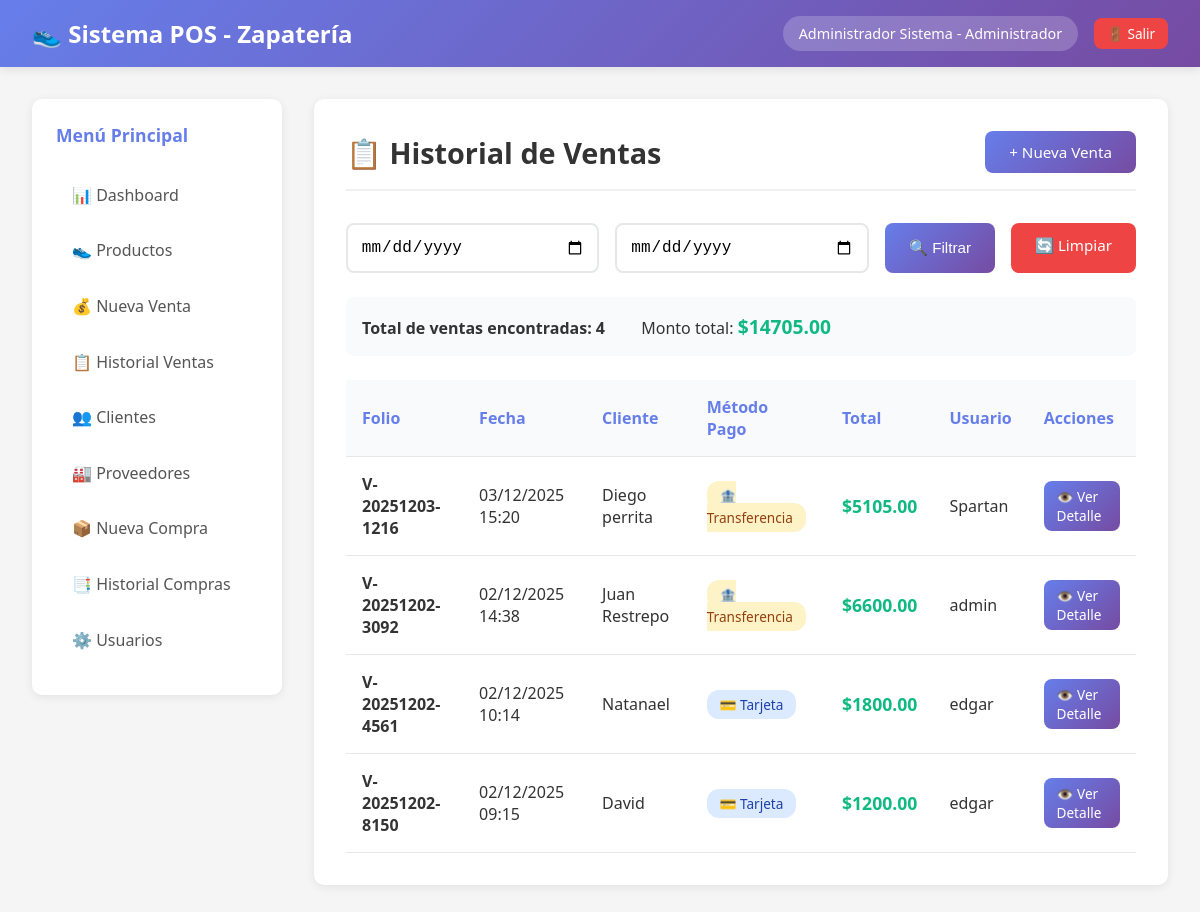
/ventas/ (signed in), run on the app's committed database.
### pos/models.py (models this page shows, shortened)
class Usuario(AbstractUser):
    ROLES = (
        ('administrador', 'Administrador'),
        ('empleado', 'Empleado'),
        ('consulta', 'Consulta'),
    )
    rol = models.CharField(max_length=20, choices=ROLES, default='empleado')
    telefono = models.CharField(max_length=15, blank=True)
    class Meta:
        verbose_name = 'Usuario'
        verbose_name_plural = 'Usuarios'

class Venta(models.Model):
    METODOS_PAGO = (
        ('efectivo', 'Efectivo'),
        ('tarjeta', 'Tarjeta'),
        ('transferencia', 'Transferencia'),
    )
    folio = models.CharField(max_length=50, unique=True)
    cliente = models.ForeignKey(Cliente, on_delete=models.PROTECT, null=True, blank=True)
    usuario = models.ForeignKey(Usuario, on_delete=models.PROTECT)
    fecha = models.DateTimeField(auto_now_add=True)
    subtotal = models.DecimalField(max_digits=10, decimal_places=2, default=0)
    descuento = models.DecimalField(max_digits=10, decimal_places=2, default=0)
    total = models.DecimalField(max_digits=10, decimal_places=2, default=0)
    metodo_pago = models.CharField(max_length=20, choices=METODOS_PAGO, default='efectivo')
    notas = models.TextField(blank=True)
    class Meta:
        ordering = ['-fecha']

class Cliente(models.Model):
    nombre = models.CharField(max_length=200)
    telefono = models.CharField(max_length=15)
    email = models.EmailField(blank=True)
    direccion = models.TextField(blank=True)
    fecha_registro = models.DateTimeField(auto_now_add=True)

### pos/views.py (the view)
# urls.py: path('ventas/', views.historial_ventas, name='historial_ventas'),
@login_required
def historial_ventas(request):
    ventas = Venta.objects.all()
    fecha_inicio = request.GET.get('fecha_inicio')
    fecha_fin = request.GET.get('fecha_fin')
    if fecha_inicio:
        ventas = ventas.filter(fecha__date__gte=fecha_inicio)
    if fecha_fin:
        ventas = ventas.filter(fecha__date__lte=fecha_fin)
    monto_total = ventas.aggregate(total=Sum('total'))['total'] or 0
    return render(request, 'pos/historial_ventas.html', {
        'ventas': ventas,
        'monto_total': monto_total
    })

### pos/templates/pos/historial_ventas.html (shortened to what this page needs)
{% extends 'pos/base.html' %}
{% block content %}
<div class="page-header">
    <h2>📋 Historial de Ventas</h2>
    {% if user.rol != 'consulta' %}
    <a href="{% url 'nueva_venta' %}" class="btn btn-primary">+ Nueva Venta</a>
    {% endif %}
</div>
<form method="GET" class="search-box">
    <input type="date" name="fecha_inicio" class="form-control" value="{{ request.GET.fecha_inicio }}">
    <input type="date" name="fecha_fin" class="form-control" value="{{ request.GET.fecha_fin }}">
    <button type="submit" class="btn btn-primary">🔍 Filtrar</button>
    <a href="{% url 'historial_ventas' %}" class="btn btn-danger">🔄 Limpiar</a>
</form>
{% if ventas %}
<div style="margin-bottom: 1rem; padding: 1rem; background: #f9fafb; border-radius: 8px;">
    <strong>Total de ventas encontradas: {{ ventas.count }}</strong>
    <span style="margin-left: 2rem;">
        Monto total:
        <strong style="color: #10b981; font-size: 1.2rem;">
            ${{ monto_total|floatformat:2 }}
        </strong>
    </span>
</div>
<div class="table-container">
    <table>
        <thead>
            <tr>
                <th>Folio</th>
                <th>Fecha</th>
                <th>Cliente</th>
                <th>Método Pago</th>
                <th>Total</th>
                <th>Usuario</th>
                <th>Acciones</th>
            </tr>
        </thead>
        <tbody>
            {% for venta in ventas %}
            <tr>
                <td><strong>{{ venta.folio }}</strong></td>
                <td>{{ venta.fecha|date:"d/m/Y H:i" }}</td>
                <td>
                    {% if venta.cliente %}
                        {{ venta.cliente.nombre }}
                    {% else %}
                        <span class="badge badge-info">Público General</span>
                    {% endif %}
                </td>
                <td>
                    {% if venta.metodo_pago == 'efectivo' %}
                        <span class="badge badge-success">💵 Efectivo</span>
                    {% elif venta.metodo_pago == 'tarjeta' %}
                        <span class="badge badge-info">💳 Tarjeta</span>
                    {% else %}
                        <span class="badge badge-warning">🏦 Transferencia</span>
                    {% endif %}
                </td>
                <td><strong style="color: #10b981; font-size: 1.1rem;">${{ venta.total }}</strong></td>
                <td>{{ venta.usuario.username }}</td>
                <td>
                    <a href="{% url 'detalle_venta' venta.id %}" class="btn btn-primary btn-sm">👁️ Ver Detalle</a>
                </td>
            </tr>
            {% endfor %}
        </tbody>
    </table>
</div>
{% endif %}
{% endblock %}

### pos/templates/pos/base.html (shortened to what this page needs)
<!DOCTYPE html>
<html lang="es">
<head>
</head>
<body>
    <nav class="navbar">
        <div class="navbar-content">
            <h1>👟 Sistema POS - Zapatería</h1>
            <div class="nav-user">
                <span class="user-badge">{{ user.get_full_name|default:user.username }} - {{ user.get_rol_display }}</span>
                <a href="{% url 'logout' %}" class="btn btn-danger btn-sm">🚪 Salir</a>
            </div>
        </div>
    </nav>
    <div class="container">
        <aside class="sidebar">
            <h3>Menú Principal</h3>
            <a href="{% url 'dashboard' %}" class="menu-item">📊 Dashboard</a>
            <a href="{% url 'productos' %}" class="menu-item">👟 Productos</a>
            {% if user.rol != 'consulta' %}
            <a href="{% url 'nueva_venta' %}" class="menu-item">💰 Nueva Venta</a>
            {% endif %}
            <a href="{% url 'historial_ventas' %}" class="menu-item">📋 Historial Ventas</a>
            <a href="{% url 'clientes' %}" class="menu-item">👥 Clientes</a>
            <a href="{% url 'proveedores' %}" class="menu-item">🏭 Proveedores</a>
            {% if user.rol != 'consulta' %}
            <a href="{% url 'nueva_compra' %}" class="menu-item">📦 Nueva Compra</a>
            {% endif %}
            <a href="{% url 'historial_compras' %}" class="menu-item">📑 Historial Compras</a>
            {% if user.rol == 'administrador' %}
            <a href="{% url 'usuarios' %}" class="menu-item">⚙️ Usuarios</a>
            {% endif %}
        </aside>
        <main class="content">
            {% block content %}{% endblock %}
        </main>
    </div>
</body>
</html>

### pos/templates/pos/base.html (style rules this page uses)
* { margin: 0; padding: 0; box-sizing: border-box; }
body { font-family: 'Segoe UI', Tahoma, Geneva, Verdana, sans-serif; background: #f5f5f5; color: #333; }
.navbar { background: linear-gradient(135deg, #667eea 0%, #764ba2 100%); color: white; padding: 1rem 2rem; box-shadow: 0 2px 10px rgba(0,0,0,0.1); }
.navbar-content { max-width: 1400px; margin: 0 auto; display: flex; justify-content: space-between; align-items: center; }
.navbar h1 { font-size: 1.5rem; font-weight: 600; }
.nav-user { display: flex; align-items: center; gap: 1rem; }
.user-badge { background: rgba(255,255,255,0.2); padding: 0.5rem 1rem; border-radius: 20px; font-size: 0.9rem; }
.container { max-width: 1400px; margin: 0 auto; padding: 2rem; display: grid; grid-template-columns: 250px 1fr; gap: 2rem; }
.sidebar { background: white; border-radius: 10px; padding: 1.5rem; box-shadow: 0 2px 10px rgba(0,0,0,0.08); height: fit-content; position: sticky; top: 2rem; }
.sidebar h3 { margin-bottom: 1.5rem; color: #667eea; font-size: 1.1rem; }
.menu-item { display: block; padding: 0.8rem 1rem; margin-bottom: 0.5rem; color: #555; text-decoration: none; border-radius: 8px; transition: all 0.3s; }
.content { background: white; border-radius: 10px; padding: 2rem; box-shadow: 0 2px 10px rgba(0,0,0,0.08); min-height: 500px; }
.page-header { display: flex; justify-content: space-between; align-items: center; margin-bottom: 2rem; padding-bottom: 1rem; border-bottom: 2px solid #f0f0f0; }
.page-header h2 { color: #333; font-size: 1.8rem; }
.btn { padding: 0.7rem 1.5rem; border: none; border-radius: 8px; cursor: pointer; font-size: 0.95rem; text-decoration: none; display: inline-block; transition: all 0.3s; font-weight: 500; }
.btn-primary { background: linear-gradient(135deg, #667eea 0%, #764ba2 100%); color: white; }
.btn-danger { background: #ef4444; color: white; }
.btn-sm { padding: 0.4rem 0.8rem; font-size: 0.85rem; }
.table-container { overflow-x: auto; margin-top: 1.5rem; }
table { width: 100%; border-collapse: collapse; }
th, td { padding: 1rem; text-align: left; border-bottom: 1px solid #e5e7eb; }
th { background: #f9fafb; font-weight: 600; color: #667eea; }
.badge { padding: 0.3rem 0.8rem; border-radius: 12px; font-size: 0.85rem; font-weight: 500; }
.badge-warning { background: #fef3c7; color: #92400e; }
.badge-info { background: #dbeafe; color: #1e40af; }
.form-control { width: 100%; padding: 0.8rem; border: 2px solid #e5e7eb; border-radius: 8px; font-size: 1rem; transition: border 0.3s; }
.search-box { display: flex; gap: 1rem; margin-bottom: 1.5rem; }
.search-box input { flex: 1; }

### data on the page
Usuario: get_full_name "Administrador Sistema", rol "Administrador"
Venta: folio "V-20251203-1216", fecha "03/12/2025 15:20", cliente.nombre "Diego perrita", metodo_pago "🏦 Transferencia", total "5105.00", usuario.username "Spartan"
Venta: folio "V-20251202-3092", fecha "02/12/2025 14:38", cliente.nombre "Juan Restrepo", metodo_pago "🏦 Transferencia", total "6600.00", usuario.username "admin"
Venta: folio "V-20251202-4561", fecha "02/12/2025 10:14", cliente.nombre "Natanael", metodo_pago "💳 Tarjeta", total "1800.00", usuario.username "edgar"
Venta: folio "V-20251202-8150", fecha "02/12/2025 09:15", cliente.nombre "David", metodo_pago "💳 Tarjeta", total "1200.00", usuario.username "edgar"

### other printed values
{{ ventas.count }} "4"
{{ monto_total|floatformat:2 }} "14705.00"
